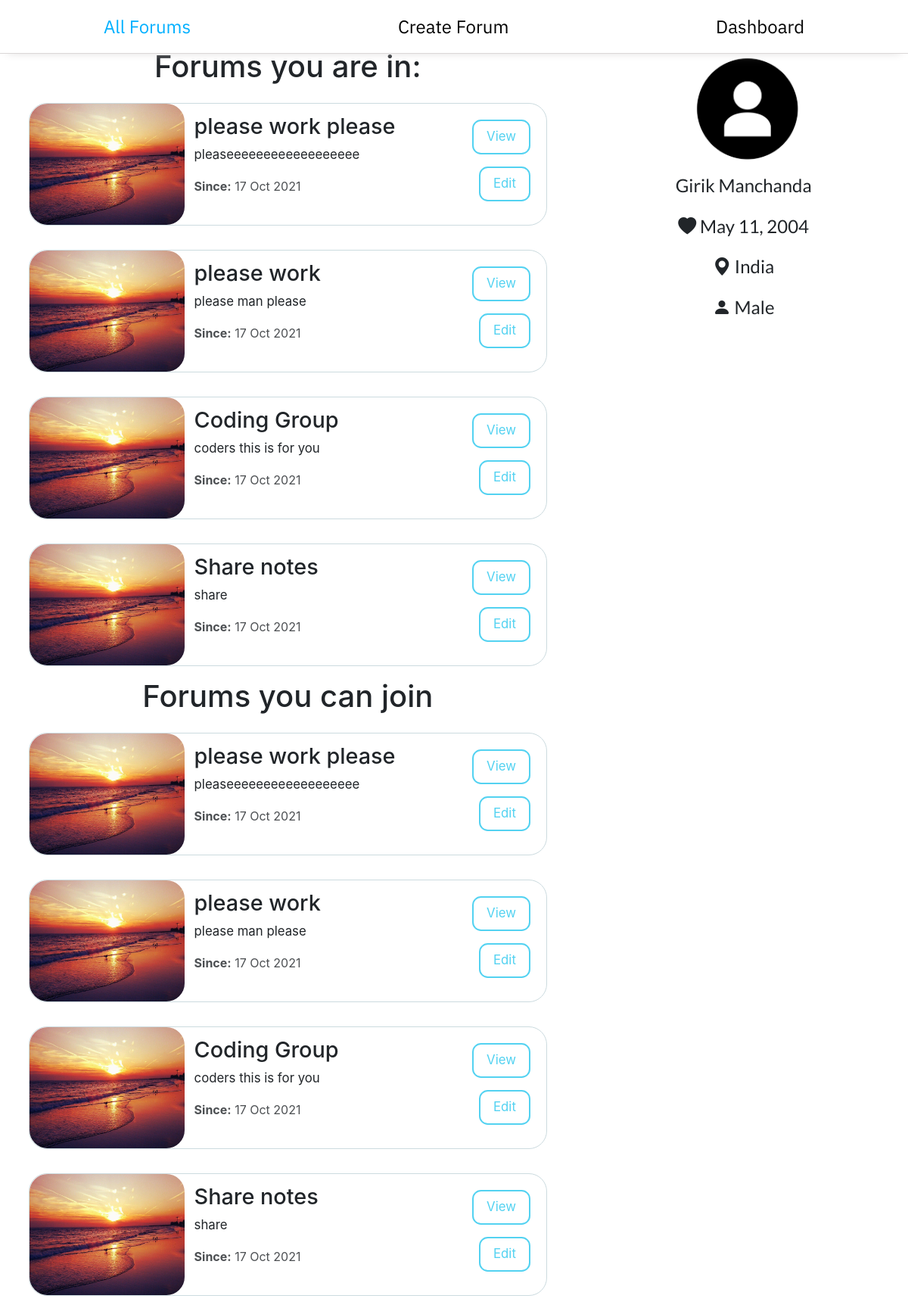
Page /forums/all/ (signed in) on the earlier database version.
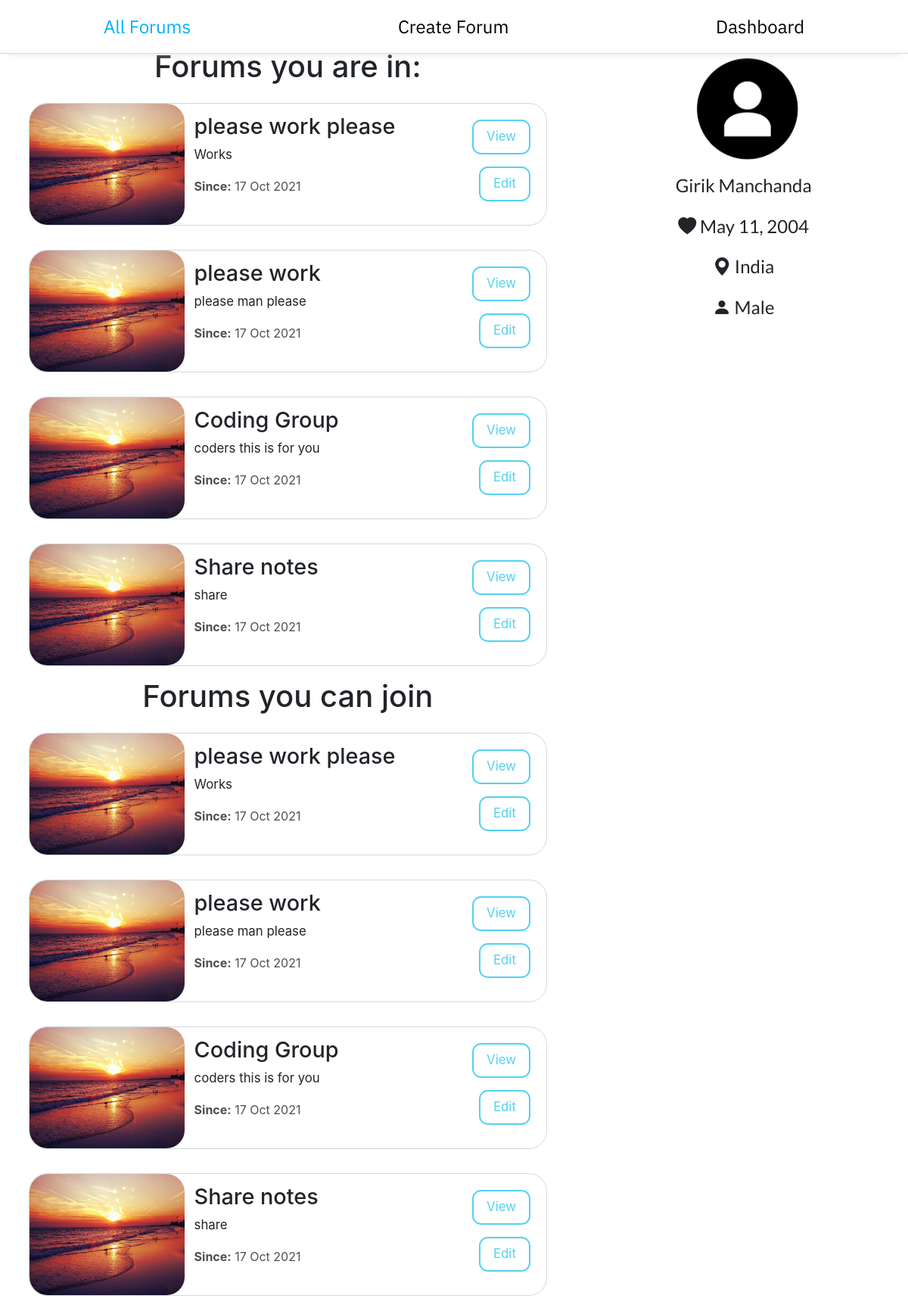
Same page on the later database version.
### forums/models.py (models this page shows, shortened)
class forum(models.Model):
    name = models.CharField(max_length=100)
    description = models.TextField()
    admin = models.ForeignKey(User, related_name='forum_admin', on_delete= models.CASCADE)
    members = models.ManyToManyField(User, through='forum_member')
    cover = models.ImageField(upload_to='uploads/covers', default='uploads/covers/default.jpg', blank=True)
    timestamp = models.DateTimeField(auto_now_add=True)
    slug = models.SlugField(allow_unicode=True, unique=True)
    def __str__(self):
        return self.name
    class Meta():
        ordering = ["-timestamp"]

### forums/views.py (the view)
# urls.py: path('all/', views.list_forum.as_view(), name='list-forums'),
class list_forum(LoginRequiredMixin, ListView):
    template_name = 'forums/list_forums.html'
    model = models.forum
    def get_context_data(self, **kwargs):
        context = super().get_context_data(**kwargs)
        context["user_forums"] = models.forum.objects.filter(members=self.request.user)
        return context

### templates/forums/list_forums.html (shortened to what this page needs)
{% extends "forums/base.html" %}
{% load static %}
{% block act_lis %}class="nav-active"{% endblock act_lis %}
{% block maincontent %}
<h1>Forums you are in: </h1>
    {% for item in user_forums %}
        <div class="forum-div">
            <div class="image-holder"><img src="{{ item.cover.url }}" alt="not loaded"></div>
            <div class="forum-info">
                <h1>{{ item }}</h1>
                <p class="forum-desc">{{ item.description }}</p>
                <p class="timestamp-text"><b>Since:</b> {{ item.timestamp|date:"d M Y" }}</p>
            </div>
            <div class="btn-holder">
                <a href="{% url 'forums:detail-forum' slug=item.slug %}"><button class="blue-btn">View</button></a>
                {% if item.admin == request.user %}<a href="{% url 'forums:update-forum' slug=item.slug %}"><button class="blue-btn">Edit</button></a>{% endif %}
            </div>
        </div>
    {% endfor %}
<h1>Forums you can join</h1>
    {% for item in forum_list %}
        <div class="forum-div">
            <div class="image-holder"><img src="{{ item.cover.url }}" alt="not loaded"></div>
            <div class="forum-info">
                <h1>{{ item }}</h1>
                <p class="forum-desc">{{ item.description }}</p>
                <p class="timestamp-text"><b>Since:</b> {{ item.timestamp|date:"d M Y" }}</p>
            </div>
            <div class="btn-holder">
                <a href="{% url 'forums:detail-forum' slug=item.slug %}"><button class="blue-btn">View</button></a>
                {% if item.admin == request.user %}<a href="{% url 'forums:update-forum' slug=item.slug %}"><button class="blue-btn">Edit</button></a>{% endif %}
            </div>
        </div>
    {% endfor %}
{% endblock maincontent %}

Differences in the rows shown:
changed forum "please work please": description "pleaseeeeeeeeeeeeeeeeee" → "Works"
